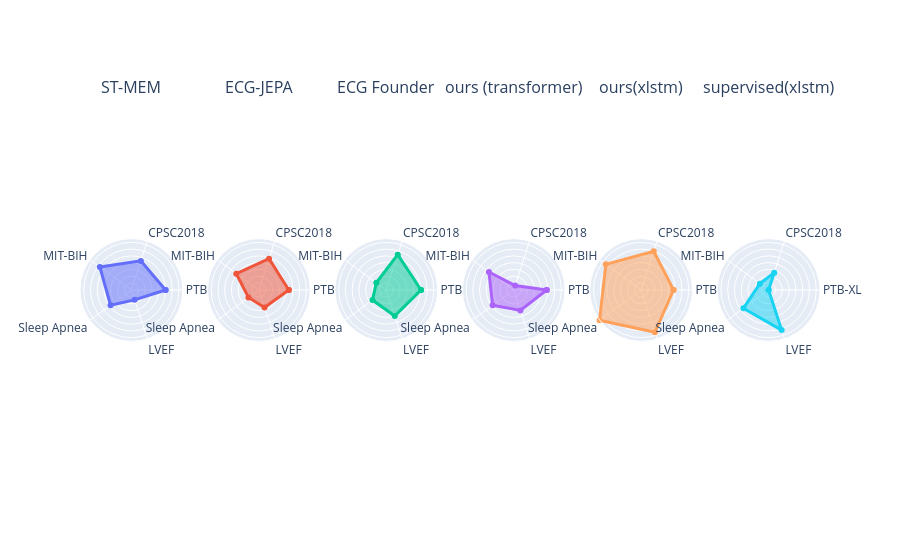

This figure's notebook cell:
### Code cell
import pandas as pd
from plotly.subplots import make_subplots
import plotly.graph_objects as go

categories_closed = categories + [categories[0]]

fig = go.Figure()
# Plot one radar chart for each method on separate axes (subplots)

min_v = df_z_scaled.min().min()
max_v = df_z_scaled.max().max()
print(f"Min value: {min_v}, Max value: {max_v}")

num_methods = len(df_z_scaled)
fig = make_subplots(
    rows=1, cols=num_methods,
    specs=[[{'type': 'polar'}]*(num_methods)],
    subplot_titles=df_z_scaled.index.tolist()
)

for i, (idx, row) in enumerate(df_z_scaled.iterrows()):
    #if i == len(df_z_scaled) -1:
    #    continue
    values = row.tolist() + [row.tolist()[0]]  # close the loop
    trace = fig.add_trace(
        go.Scatterpolar(
            r=values,
            theta=categories_closed,
            fill='toself',
            name=idx,
            line=dict(width=3),
            hoverinfo='skip',
        ),
        row=1, col=i+1
    )
    print(row.min(), row.max())
    trace.update_polars(
        radialaxis=dict(visible=True, range=[min_v, max_v], showticklabels=False, showline=False),
        # angularaxis=dict(showticklabels=False)
    )

fig.update_layout(#
    showlegend=False,
#    title="Radar Chart for Each Method",
)

# save pdf
fig.write_image("radar_chart_methods.pdf", width=1200, height=600)
fig.show()

### Figure 1 — Plotly figure (JSON) as saved in the notebook; plotly's stock layout.template omitted (floating-point values rounded to 4 significant figures)
{"data": [{"fill": "toself", "hoverinfo": "skip", "line": {"width": 3}, "name": "ST-MEM", "r": [0.5027, 0.2402, 0.8567, -0.12, -1.26, 0.5027], "subplot": "polar", "theta": ["PTB-XL", "CPSC2018", "MIT-BIH", "Sleep Apnea", "LVEF", "PTB-XL"], "type": "scatterpolar"}, {"fill": "toself", "hoverinfo": "skip", "line": {"width": 3}, "name": "ECG-JEPA", "r": [0.1922, 0.4149, 0.03471, -1.077, -0.6633, 0.1922], "subplot": "polar2", "theta": ["PTB-XL", "CPSC2018", "MIT-BIH", "Sleep Apnea", "LVEF", "PTB-XL"], "type": "scatterpolar"}, {"fill": "toself", "hoverinfo": "skip", "line": {"width": 3}, "name": "ECG Founder", "r": [0.5471, 0.7206, -1.116, -0.7635, 0, 0.5471], "subplot": "polar3", "theta": ["PTB-XL", "CPSC2018", "MIT-BIH", "Sleep Apnea", "LVEF", "PTB-XL"], "type": "scatterpolar"}, {"fill": "toself", "hoverinfo": "skip", "line": {"width": 3}, "name": "ours (transformer)", "r": [0.414, -1.681, 0.2429, -0.09455, -0.4311, 0.414], "subplot": "polar4", "theta": ["PTB-XL", "CPSC2018", "MIT-BIH", "Sleep Apnea", "LVEF", "PTB-XL"], "type": "scatterpolar"}, {"fill": "toself", "hoverinfo": "skip", "line": {"width": 3}, "name": "ours(xlstm)", "r": [0.3696, 0.9826, 1.207, 1.777, 1.26, 0.3696], "subplot": "polar5", "theta": ["PTB-XL", "CPSC2018", "MIT-BIH", "Sleep Apnea", "LVEF", "PTB-XL"], "type": "scatterpolar"}, {"fill": "toself", "hoverinfo": "skip", "line": {"width": 3}, "name": "supervised(xlstm)", "r": [-2.026, -0.6769, -1.226, 0.278, 1.094, -2.026], "subplot": "polar6", "theta": ["PTB-XL", "CPSC2018", "MIT-BIH", "Sleep Apnea", "LVEF", "PTB-XL"], "type": "scatterpolar"}], "layout": {"annotations": [{"font": {"size": 16}, "showarrow": false, "text": "ST-MEM", "x": 0.06944, "xanchor": "center", "xref": "paper", "y": 1, "yanchor": "bottom", "yref": "paper"}, {"font": {"size": 16}, "showarrow": false, "text": "ECG-JEPA", "x": 0.2417, "xanchor": "center", "xref": "paper", "y": 1, "yanchor": "bottom", "yref": "paper"}, {"font": {"size": 16}, "showarrow": false, "text": "ECG Founder", "x": 0.4139, "xanchor": "center", "xref": "paper", "y": 1, "yanchor": "bottom", "yref": "paper"}, {"font": {"size": 16}, "showarrow": false, "text": "ours (transformer)", "x": 0.5861, "xanchor": "center", "xref": "paper", "y": 1, "yanchor": "bottom", "yref": "paper"}, {"font": {"size": 16}, "showarrow": false, "text": "ours(xlstm)", "x": 0.7583, "xanchor": "center", "xref": "paper", "y": 1, "yanchor": "bottom", "yref": "paper"}, {"font": {"size": 16}, "showarrow": false, "text": "supervised(xlstm)", "x": 0.9306, "xanchor": "center", "xref": "paper", "y": 1, "yanchor": "bottom", "yref": "paper"}], "polar": {"domain": {"x": [0, 0.1389], "y": [0, 1]}, "radialaxis": {"range": [-2.026, 1.777], "showline": false, "showticklabels": false, "visible": true}}, "polar2": {"domain": {"x": [0.1722, 0.3111], "y": [0, 1]}, "radialaxis": {"range": [-2.026, 1.777], "showline": false, "showticklabels": false, "visible": true}}, "polar3": {"domain": {"x": [0.3444, 0.4833], "y": [0, 1]}, "radialaxis": {"range": [-2.026, 1.777], "showline": false, "showticklabels": false, "visible": true}}, "polar4": {"domain": {"x": [0.5167, 0.6556], "y": [0, 1]}, "radialaxis": {"range": [-2.026, 1.777], "showline": false, "showticklabels": false, "visible": true}}, "polar5": {"domain": {"x": [0.6889, 0.8278], "y": [0, 1]}, "radialaxis": {"range": [-2.026, 1.777], "showline": false, "showticklabels": false, "visible": true}}, "polar6": {"domain": {"x": [0.8611, 1], "y": [0, 1]}, "radialaxis": {"range": [-2.026, 1.777], "showline": false, "showticklabels": false, "visible": true}}, "showlegend": false}}
